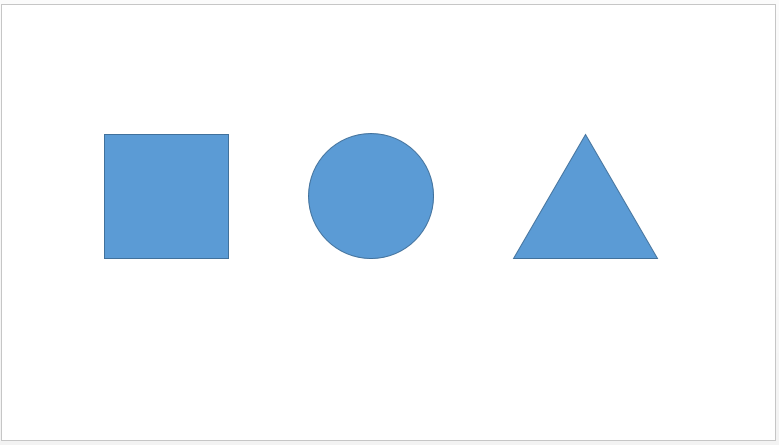
#> input picture filtering/도형.png, 779 x 445 px, found by its file name
$ python filtering.py
#> lines starting #> are read from the running program, lines starting #| are printed output that depends on the picture; after the words box and inside, x2 and y2 are one past the last pixel; in counts of white or black regions, pixels touching at a corner belong together
import cv2
import numpy as np

# 이미지 파일을 읽어온다.
img = cv2.imread('filtering/도형.png')
#> img is the input picture: shape (445, 779, 3); mean B, G, R 249.7, 243.5, 236.7

# 읽어온 이미지를 화면에 출력한다.
cv2.imshow('img image', img)

# 이미지를 그레이스케일로 변환한다.
gray_img = cv2.cvtColor(img, cv2.COLOR_BGR2GRAY)
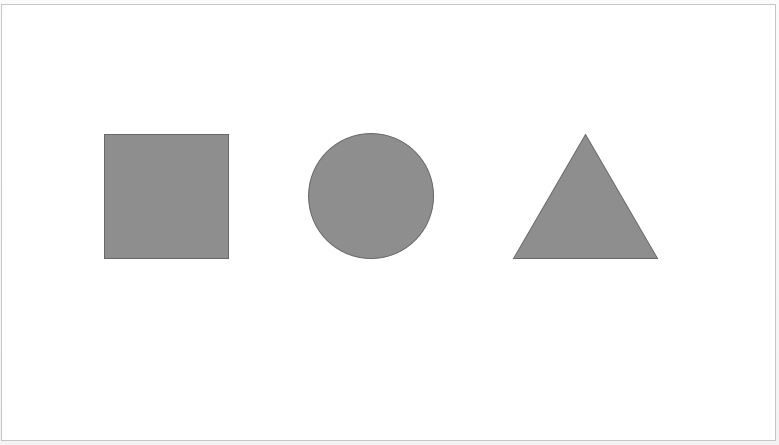
#> gray_img: shape (445, 779); min 104, max 255, mean 242.1

# 그레이스케일로 변환한 이미지를 화면에 출력한다.
cv2.imshow('gray image', gray_img)

# 그레이스케일 이미지에서 원하는 범위의 값을 가진 픽셀을 검출한다.
lower_range = 50
upper_range = 150
mask = cv2.inRange(gray_img, lower_range, upper_range)
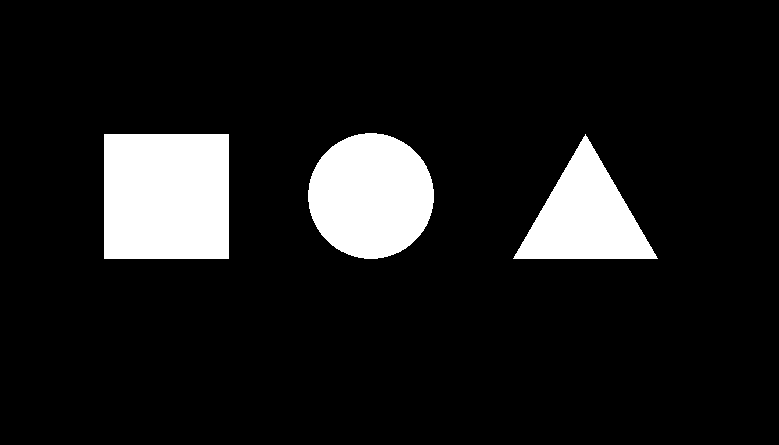
#> mask: shape (445, 779); 10.7% white; 3 white regions, box (x1, y1, x2, y2) and area: (104, 134, 229, 259) 15625, (308, 133, 434, 259) 12398, (513, 134, 658, 259) 9095

# 마스크 이미지를 화면에 출력한다.
cv2.imshow('mask image', mask)

# 마스크를 적용하여 원본 이미지에서 검출한 부분만 남긴다.
masked_img = cv2.bitwise_and(img, img, mask=mask)
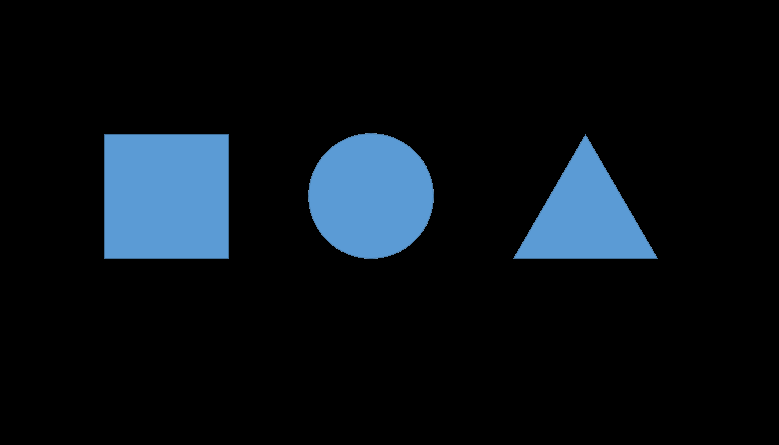
#> masked_img: shape (445, 779, 3); mean B, G, R 22.6, 16.5, 9.7

# 결과 이미지를 화면에 출력한다.
cv2.imshow('masked image', masked_img)
cv2.waitKey(0)
cv2.destroyAllWindows()
